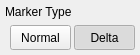
     <widget class="SA_ClickedWidget" name="Marker_Type" native="true">
      <property name="geometry">
       <rect>
        <x>119</x>
        <y>261</y>
        <width>140</width>
        <height>55</height>
       </rect>
      </property>
      <property name="focusPolicy">
       <enum>Qt::StrongFocus</enum>
      </property>
      <property name="styleSheet">
       <string notr="true"/>
      </property>
      <widget class="QLabel" name="Title_MarkerType">
       <property name="geometry">
        <rect>
         <x>5</x>
         <y>1</y>
         <width>121</width>
         <height>22</height>
        </rect>
       </property>
       <property name="text">
        <string>Marker Type</string>
       </property>
      </widget>
      <widget class="QPushButton" name="Marker_Normal">
       <property name="geometry">
        <rect>
         <x>10</x>
         <y>25</y>
         <width>61</width>
         <height>25</height>
        </rect>
       </property>
       <property name="focusPolicy">
        <enum>Qt::NoFocus</enum>
       </property>
       <property name="styleSheet">
        <string notr="true"/>
       </property>
       <property name="text">
        <string>Normal</string>
       </property>
       <property name="checkable">
        <bool>true</bool>
       </property>
       <property name="autoExclusive">
        <bool>true</bool>
       </property>
       <property name="flat">
        <bool>false</bool>
       </property>
       <property name="style" stdset="0">
        <string>left</string>
       </property>
      </widget>
      <widget class="QPushButton" name="Marker_Delta">
       <property name="geometry">
        <rect>
         <x>74</x>
         <y>25</y>
         <width>61</width>
         <height>25</height>
        </rect>
       </property>
       <property name="focusPolicy">
        <enum>Qt::NoFocus</enum>
       </property>
       <property name="styleSheet">
        <string notr="true"/>
       </property>
       <property name="text">
        <string>Delta</string>
       </property>
       <property name="checkable">
        <bool>true</bool>
       </property>
       <property name="checked">
        <bool>true</bool>
       </property>
       <property name="autoExclusive">
        <bool>true</bool>
       </property>
       <property name="flat">
        <bool>false</bool>
       </property>
       <property name="style" stdset="0">
        <string>right</string>
       </property>
      </widget>
     </widget>
